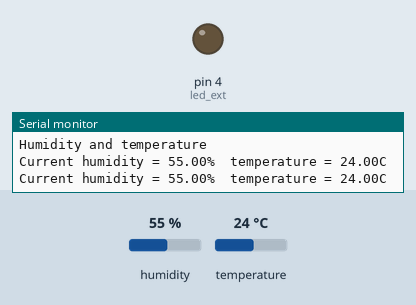
Simulated run of this sketch. Board: Arduino Uno, built with avr-gcc and run on an emulated ATmega328P. Parts: output pins drawn as LEDs (lit = HIGH), the last lines printed to the serial monitor. Dashed ring = blinking. Inputs (shaded band) come from the test bench; at power-on: humidity 55 %, temperature 24 °C.

Above: at 1.9 s.
2.0 s: humidity set to 89 %
5.2 s: humidity set to 92 %
At 5.62 s:
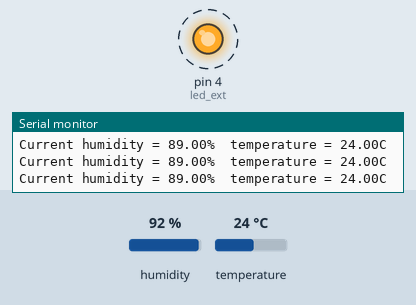
10.1 s: humidity set to 22 %
At 10.67 s:
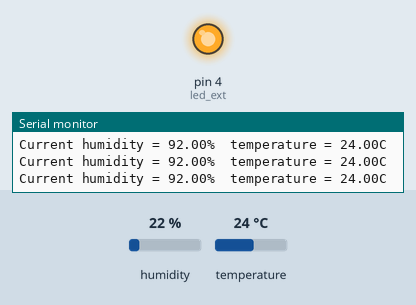
Timing chart, 0 to 13.1 s (numbered marks = the images above; inputs shaded):
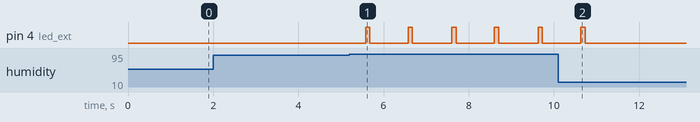

Measured:
- the behaviour switches between 90 and 91 % on humidity (found by bisection; images 0 and 1)
- after the input at 5.2 s, pin 4 (led_ext): alternates HIGH for 0.10 s and LOW for 0.91 s, starting after 0.38 s
- after the input at 10.1 s, pin 4 (led_ext): goes on until 10.7 s, then stays LOW

The sketch:

testDHT11.ino
```cpp
#include "DHT.h"        // including the library of DHT11 temperature and humidity sensor
#define DHTTYPE DHT11   // DHT 11

#define dht_dpin 5  //gpio0
DHT dht(dht_dpin, DHTTYPE);
#define led_ext 4 // led output pin
void setup(void)
{

  dht.begin();
  Serial.begin(9600);
  Serial.println("Humidity and temperature\n\n");
  delay(700);
  pinMode(led_ext, OUTPUT);
}
void loop() {
    float h = dht.readHumidity();
    float t = dht.readTemperature();
            if(h>90){
              digitalWrite(led_ext, HIGH);   // turn the LED on (HIGH is the voltage level)
              delay(100);                       // wait for a second
              digitalWrite(led_ext, LOW);    // turn the LED off by making the voltage LOW
              delay(100);

              }
    Serial.print("Current humidity = ");
    Serial.print(h);
    Serial.print("%  ");
    Serial.print("temperature = ");
    Serial.print(t);
    Serial.println("C  ");
  delay(800);
}
```
